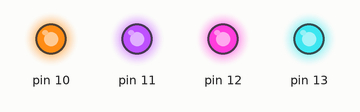
The sketch below on a simulated Arduino Mega 2560, built with avr-gcc and run on an emulated ATmega2560. On the bench: output pins drawn as LEDs (lit = HIGH). At 0.0 s the program stops and its outputs stay as they are.

Above: at 0.1 s.
Timing chart, 0 to 1.5 s (numbered marks = the images above):
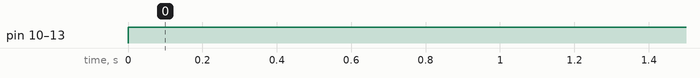

The sketch:

ETALVIS_Problem_01_06.ino
```cpp
//LEDs - Set 1 - Problem 6 - Assessment
//Problem: Connect four LEDs to port B bit 4 to bit 7. Glow MSB 4 LEDs only (bit 7 to bit 4)
void setup() {
  // put your setup code here, to run once:
  volatile char *ddrB,*outB;
  ddrB = 0x24;outB=0x25;
  *ddrB = 0xF0;//setting portB MSB bots as OUTPUT
  while(1)
  {
    *outB = *ddrB;//Glow MSB 4 LEDs only (bit 7 to bit 4)
  }
}

void loop() {
  // put your main code here, to run repeatedly:
}
```

Measured:
- by itself, pin 10–13: LOW → HIGH at 0.00 s
